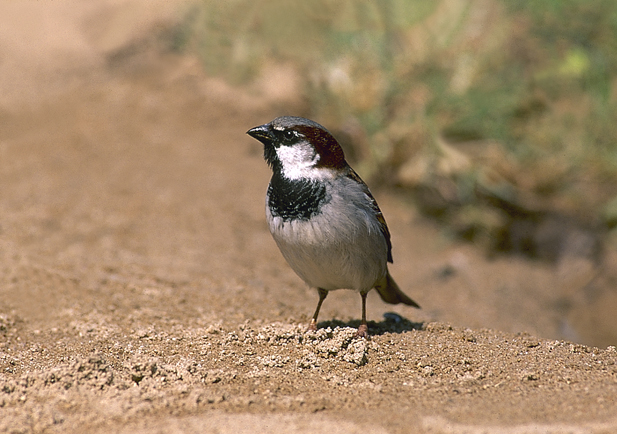
#> input picture imagenes/gorrion.jpg, 617 x 434 px, found by its file name
$ python p8_mediana_0142.py
#> lines starting #> are read from the running program, lines starting #| are printed output that depends on the picture
import cv2
# yahir sifuentes NC =  0142

# Cargar la imagen
imagen = cv2.imread("imagenes/gorrion.jpg")
#> imagen is the input picture: shape (434, 617, 3); mean B, G, R 104, 134.4, 160.4

# Verificar que la imagen se haya cargado
if imagen is None:
    print("No se pudo cargar la imagen.")
    exit()

# Aplicar filtro de mediana
imagen_filtrada = cv2.medianBlur(
    imagen,
    5
)
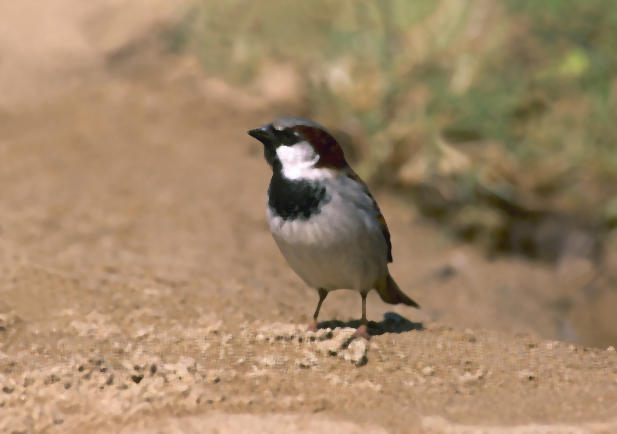
#> imagen_filtrada: shape (434, 617, 3); mean B, G, R 104, 134.6, 160.8

# Mostrar imágenes
cv2.imshow("Imagen original del gorrion 0142", imagen)
cv2.imshow("Imagen con filtro de mediana del gorrion 0142 ", imagen_filtrada)

# Guardar resultado
cv2.imwrite(
    "resultados/gorrion_mediana.jpg",
    imagen_filtrada
)

print("Filtro de mediana aplicado correctamente.")
print("Resultado guardado en:")
print("resultados/gorrion_mediana.jpg")

# Esperar una tecla
cv2.waitKey(0)

# Cerrar ventanas
cv2.destroyAllWindows()

print("programa realizado por yahir sifuentes NC = 0142 ")
